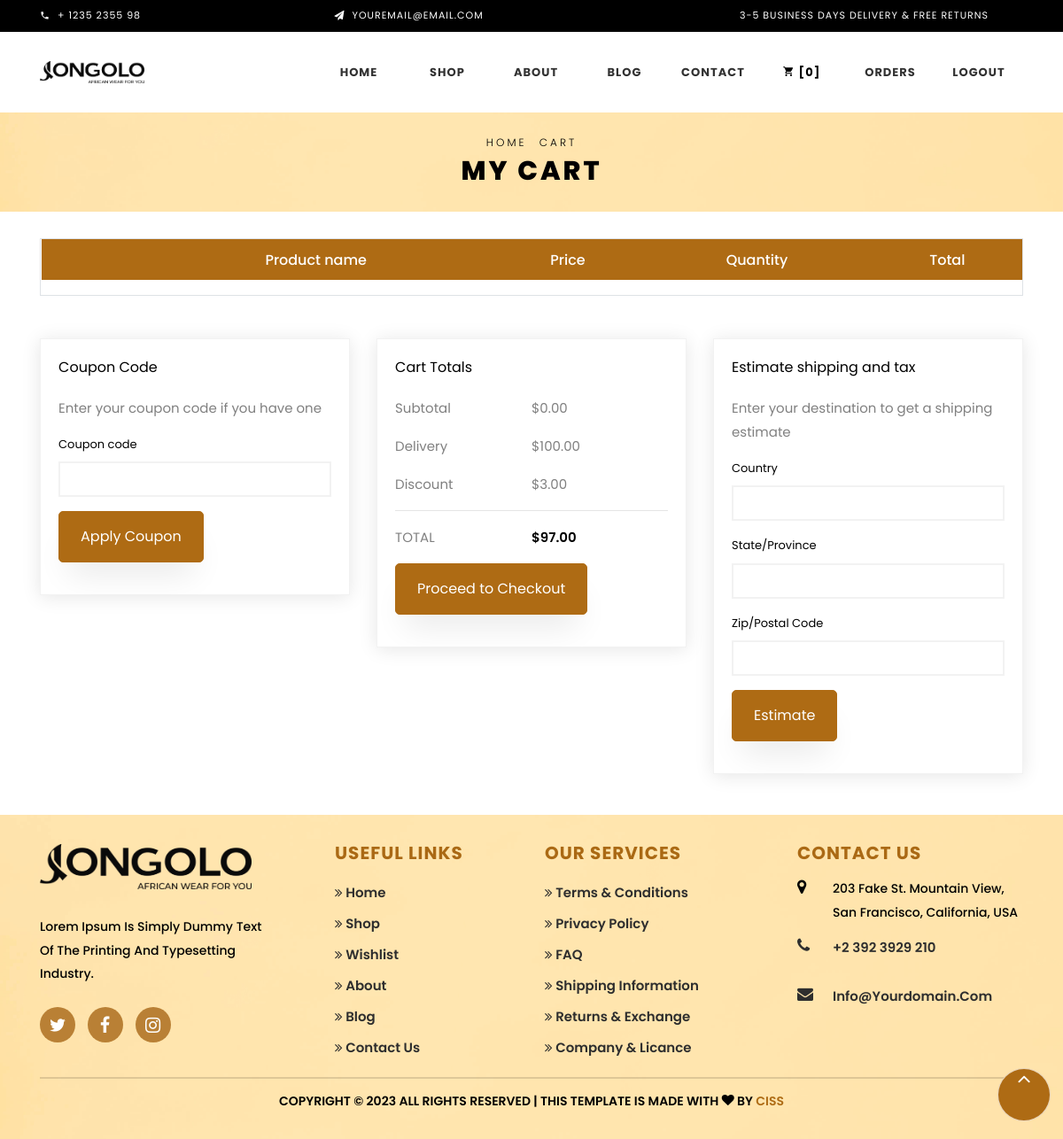
Page /cart_view/ (signed in) on the earlier database version.
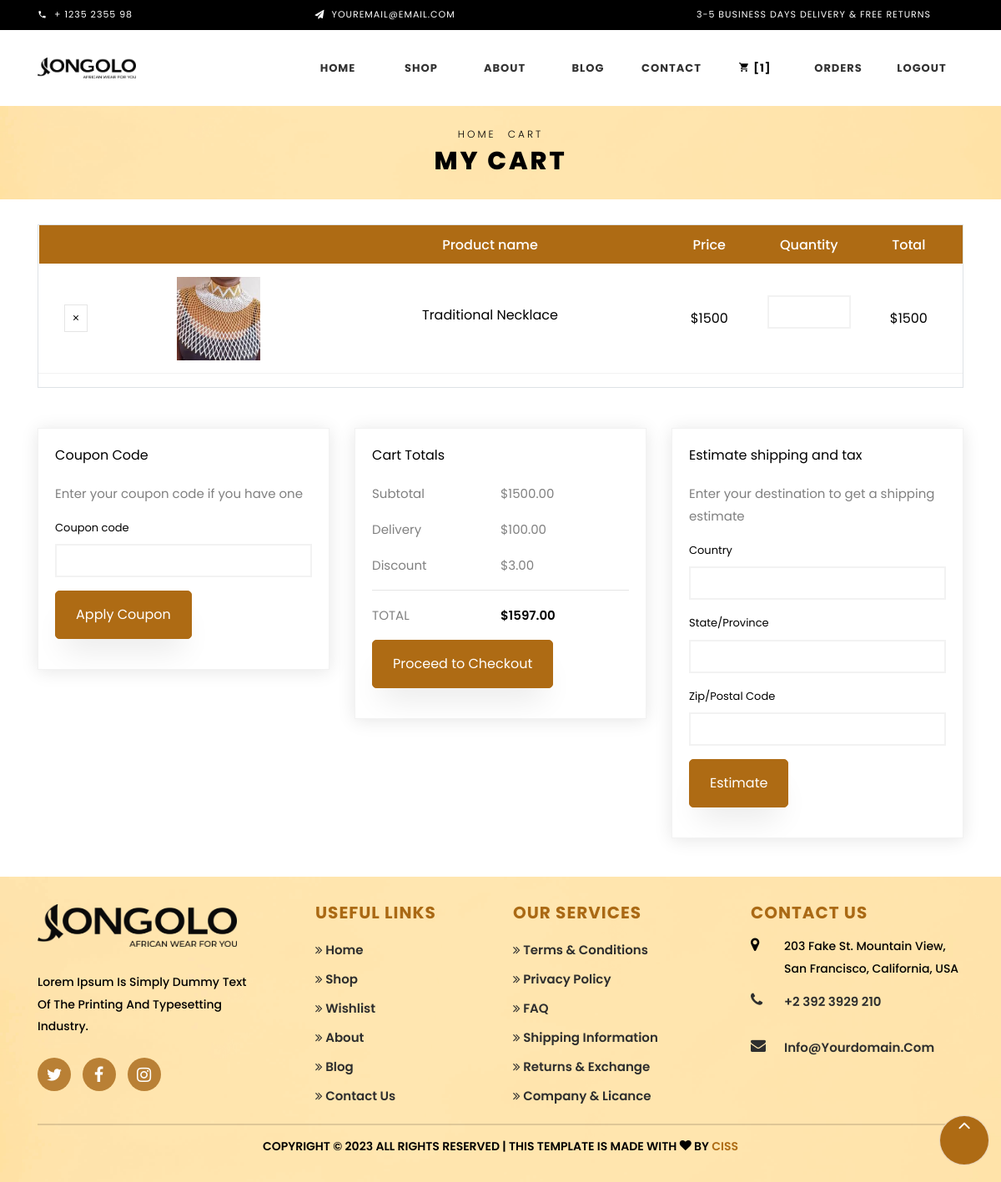
Same page on the later database version.
### myapp/models.py (models this page shows, shortened)
class CartItem(models.Model):
    user = models.ForeignKey(User, on_delete=models.CASCADE)
    product = models.ForeignKey(Product, on_delete=models.CASCADE)
    quantity = models.PositiveIntegerField(default=1)
    def total_price(self):
        return self.quantity * self.product.price
    def image_url(self):
        return self.product.image.url

class Product(models.Model):
    user = models.ForeignKey(User, on_delete=models.CASCADE, default=1)
    name = models.CharField(max_length=100)
    price = models.IntegerField(default=0)
    category = models.ForeignKey(Category, on_delete=models.CASCADE, default=1)
    description = models.CharField(max_length=200, default='' , null=True , blank=True)
    image = models.ImageField(upload_to='products')

### myapp/website_views.py (the view)
# urls.py: path('cart_view/', website_views.cart_view, name='cart_view'),
@login_required (login_url='/')
def cart_view(request):
    cart_items = CartItem.objects.filter(user=request.user)
    total_price = sum(item.total_price() for item in cart_items)
    cart_items = CartItem.objects.filter(user=request.user)
    delivery_charge = 100.00
    delivery_charge1 = "{:.2f}".format(delivery_charge) # Replace with your actual delivery charge
    discount = 3.00
    discount1 = "{:.2f}".format(discount) # Replace with your actual discount
    total = "{:.2f}".format(total_price + delivery_charge - discount)
    print(total)
    total_price_formatted = "{:.2f}".format(total_price)
    cart_count = cart_items.count()
    return render(request, 'websiteuser/cart.html', {'cart_items': cart_items, 'total_price': total_price, 'delivery_charge1':delivery_charge1, 'discount1':discount1, 'total':total, 'total_price_formatted':total_price_formatted,'cart_count':cart_count})

### templates/websiteuser/cart.html (shortened to what the changed rows need)
{% include 'websiteuser/header.html'%}
{% load widget_tweaks %}
{% load static %}
<!DOCTYPE html>
<html lang="en">
<head>
    <link rel="stylesheet" href="{% static 'css/open-iconic-bootstrap.min.css'%}">
    <link rel="stylesheet" href="{% static 'css/animate.css'%}">
    <link rel="stylesheet" href="{% static 'css/owl.carousel.min.css'%}">
    <link rel="stylesheet" href="{% static 'css/owl.theme.default.min.css'%}">
    <link rel="stylesheet" href="{% static 'css/magnific-popup.css'%}">
    <link rel="stylesheet" href="{% static 'css/aos.css'%}">
    <link rel="stylesheet" href="{% static 'css/ionicons.min.css'%}">
    <link rel="stylesheet" href="{% static 'css/bootstrap-datepicker.css'%}">
    <link rel="stylesheet" href="{% static 'css/jquery.timepicker.css'%}">
<link rel="stylesheet" href="https://cdnjs.cloudflare.com/ajax/libs/font-awesome/4.7.0/css/font-awesome.min.css">
    <link rel="stylesheet" href="{% static 'css/flaticon.css'%}">
    <link rel="stylesheet" href="{% static 'css/icomoon.css'%}">
    <link rel="stylesheet" href="{% static 'css/style.css'%}">
{% block content %}
<div class="hero-wrap hero-bread" style="background-image: url(/static/images/banner/footer-bg.png);">
    <div class="container">
        <div class="row no-gutters slider-text align-items-center justify-content-center">
            <div class="col-md-9 ftco-animate text-center">
                <h1 class="mb-0 bread">My Cart</h1>
            </div>
        </div>
    </div>
</div>
<section class="ftco-section ftco-cart">
    <div class="container">
        <div class="row">
            <div class="col-md-12 ftco-animate">
                <div class="cart-list border">
                    <table class="table">
                        <thead class="thead-primary">
                            <tr class="text-center">
                                <th>&nbsp;</th>
                                <th>&nbsp;</th>
                                <th>Product name</th>
                                <th>Price</th>
                                <th>Quantity</th>
                                <th>Total</th>
                            </tr>
                        </thead>
                        <tbody>
                            {% for item in cart_items %}
                            <tr class="text-center">
                                <td class="product-remove"><a href="{% url 'remove_from_cart' item.id %}">
                                    <span class="ion-ios-close"></span>
                                </a></td>
                                <td class="image-prod">
                                    <img class="img" src="{{ item.image_url }}"  src="{{ item.image_url }}" alt="{{ item.product.name }}">
                                </td>
                                <td class="product-name">
                                    <h3>{{ item.product.name }}</h3>
                                </td>
                                <td class="price">${{ item.product.price }}</td>
                                <td class="quantity">
                                    <div class="input-group mb-3">
                                        <input type="text" name="quantity" class="quantity form-control input-number" value="{{ item.quantity }}" max="100" readonly>
                                    </div>
                                </td>
                                <td class="total">${{ item.total_price }}</td>
                            </tr>
                            {% endfor %}
                        </tbody>
                    </table>
                </div>
            </div>
        </div>
        <div class="row justify-content-end">
            <div class="col-lg-4 mt-5 cart-wrap ftco-animate">
                <div class="cart-total mb-3">
                    <p class="d-flex">
                        <span>Subtotal</span>
                        <span>${{ total_price_formatted }}</span>
                    </p>
                    <p class="d-flex total-price">
                        <span>Total</span>
                        <span>${{ total }}</span>
                    </p>
                </div>
            </div>
        </div>
    </div>
</section>
{% endblock %}
{% include 'websiteuser/footer.html' %}
</body>
</html>

Differences in the rows shown:
added CartItem: image_url (picture), product.name "Traditional Necklace", product.price "1500", quantity "1", total_price "1500"
Other differences:
{{ cart_count }}: "0" → "1"
{{ total_price_formatted }}: "0.00" → "1500.00"
{{ total }}: "97.00" → "1597.00"
